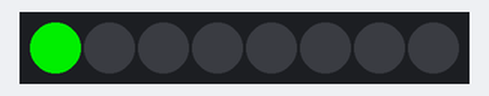
Bench run of a sketch on a simulated Arduino Uno, built with avr-gcc and run on an emulated ATmega328P. Parts: 8 RGB LEDs in strip order, left to right. Dim RGB values are drawn brighter than linear; the strip is taken to match the declared colour order.

Above: at 0.45 s.
At 1.65 s:
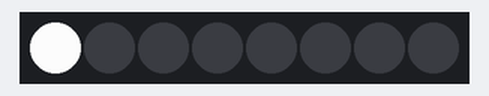
At 3.46 s:
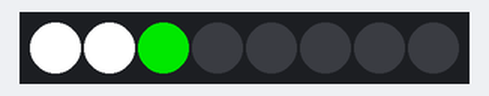
At 6.77 s:
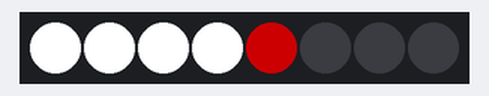
At 10.08 s:
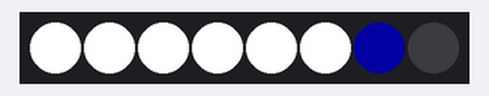
At 13.23 s:
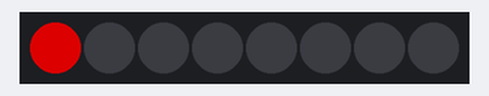
Timing chart, 0 to 40.0 s (numbered marks = the images above):
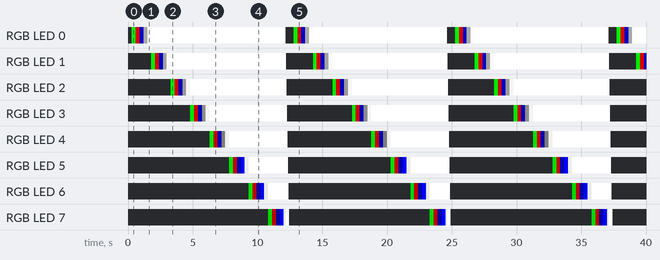

Measured:
- by itself, RGB LED 4: repeats every 12.5 s: RGB(109, 0, 0) 0.30 s, RGB(0, 0, 56) 0.30 s, RGB(3, 3, 3) 0.30 s, RGB(205, 205, 205) 0.30 s, RGB(254, 254, 254) 4.5 s, off 6.5 s, RGB(0, 162, 0) 0.30 s
- by itself, RGB LED 5: repeats every 12.5 s: RGB(99, 0, 0) 0.30 s, RGB(0, 0, 46) 0.30 s, RGB(0, 0, 248) 0.30 s, RGB(195, 195, 195) 0.30 s, RGB(254, 254, 254) 3.0 s, off 7.9 s, RGB(0, 152, 0) 0.30 s
- by itself, everything shown: repeats every 12.5 s, in 48 steps

The sketch:

TinyLilyPixelTest.ino
```cpp
/*
 *  Pin outs:

    All pins can be used as Digital I/O
    Pin 0 → I2C SDA, PWM (LED on Model B)
    Pin 1 → PWM (LED on Model A)
    Pin 2 → I2C SCK, Analog In
    Pin 3 → Analog In (also used for USB+ when USB is in use)
    Pin 4 → PWM, Analog (also used for USB- when USB is in use)
    Pin 5 → Analog In

 *
 *
 */

#include <Adafruit_NeoPixel.h>

#define PIX_PIN       4   // neopixel strip data channel
#define NUM_PIXELS    8   // number of neopixels attached

Adafruit_NeoPixel pixels = Adafruit_NeoPixel(NUM_PIXELS, PIX_PIN, NEO_RGB + NEO_KHZ800);

void setup() {
  pixels.begin();
  for(byte pix = 0; pix < NUM_PIXELS; pix++) { // blackout
    pixels.setPixelColor(pix, 0);
    pixels.show();
  }
}


void loop() {
  byte val=0, pix=0;
  for(pix = 0; pix < NUM_PIXELS; pix++) {
    // for each pixel
    for(val=0; val < 255; val++) { // red
      pixels.setPixelColor(pix, pixels.Color(0, val, 0));
      pixels.show();
      delay(1);
    }
    for(val=0; val < 255; val++) { // green
      pixels.setPixelColor(pix, pixels.Color(val, 0, 0));
      pixels.show();
      delay(1);
    }
    for(val=0; val < 255; val++) { // blue
      pixels.setPixelColor(pix, pixels.Color(0, 0, val));
      pixels.show();
      delay(1);
    }
    for(val=0; val < 255; val++) { // white
      pixels.setPixelColor(pix, pixels.Color(val, val, val));
      pixels.show();
      delay(1);
    }
  }
  for(pix=0; pix < NUM_PIXELS; pix++) {
    pixels.setPixelColor(pix, 0);
    pixels.show();
    delay(40);
  }
}
```
